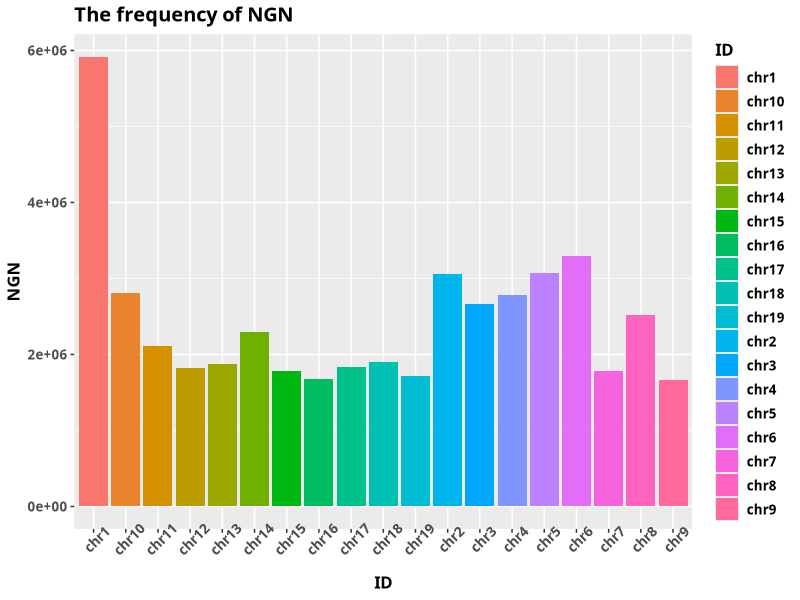
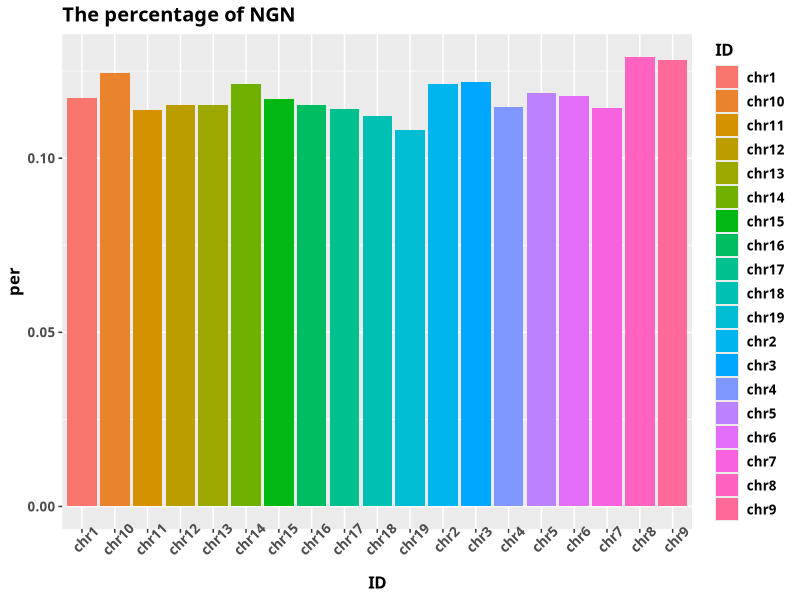

These charts were generated, in order, by the following R code:
############################################
# The statistic figure for the NGN detection
# By Zongrui Dai: dzr17723980497@gmail.com
############################################
library(ggplot2)
library(reshape2)
setwd('D:/test')
d<-read.csv('NGN.csv')
chr19<-d[1:19,]
ID<-c('chr1','chr2','chr3','chr4','chr5','chr6',
      'chr7','chr8','chr9','chr10','chr11','chr12',
      'chr13','chr14','chr15','chr16','chr17','chr18',
      'chr19')
chr19$ID<-as.factor(ID)

ggplot(chr19,aes(x=ID,y=NGN))+
  geom_bar(stat = 'identity',aes(fill = ID),width = 0.9) +
  theme(text=element_text(family="Songti SC",size=12,face = "bold"), #设置文字的字体字号（设置字体是为了确保汉字可以显示，字号和加粗请随意）
        axis.text.x = element_text(size=10,angle=45))+
  ggtitle('The frequency of NGN')

chr19$per<-chr19$NGN/chr19$Length
ggplot(chr19,aes(x=ID,y=per))+
  geom_bar(stat = 'identity',aes(fill = ID),width = 0.9) +
  theme(text=element_text(family="Songti SC",size=12,face = "bold"), #设置文字的字体字号（设置字体是为了确保汉字可以显示，字号和加粗请随意）
        axis.text.x = element_text(size=10,angle=45))+
  ggtitle('The percentage of NGN')

